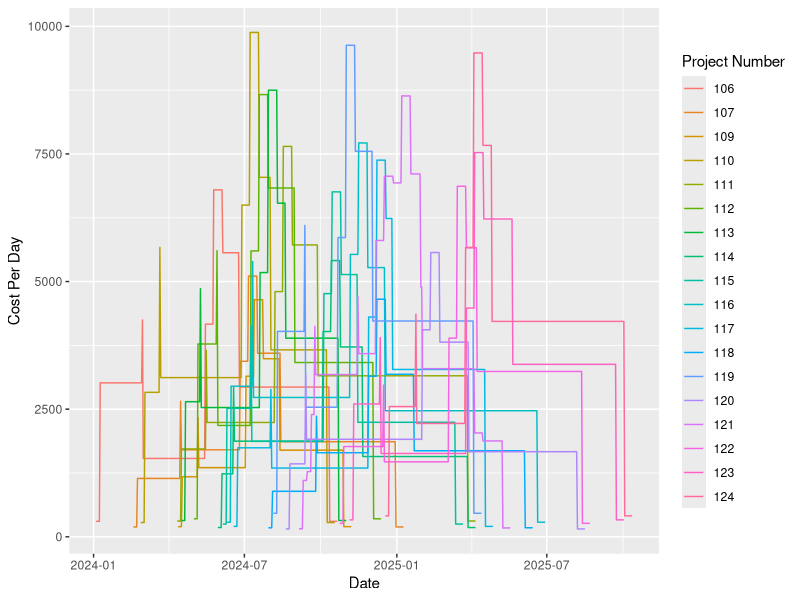

This chart was generated by the following R code:
library(ggplot2)
library(tidyverse)

cash <- read_csv("Project Schedule Data.csv")
cash$`Project Number` <- as.factor(cash$`Project Number`)

ggplot(cash, aes(x = Date, y = `Cost Per Day`, color = `Project Number`)) + 
  geom_line()
